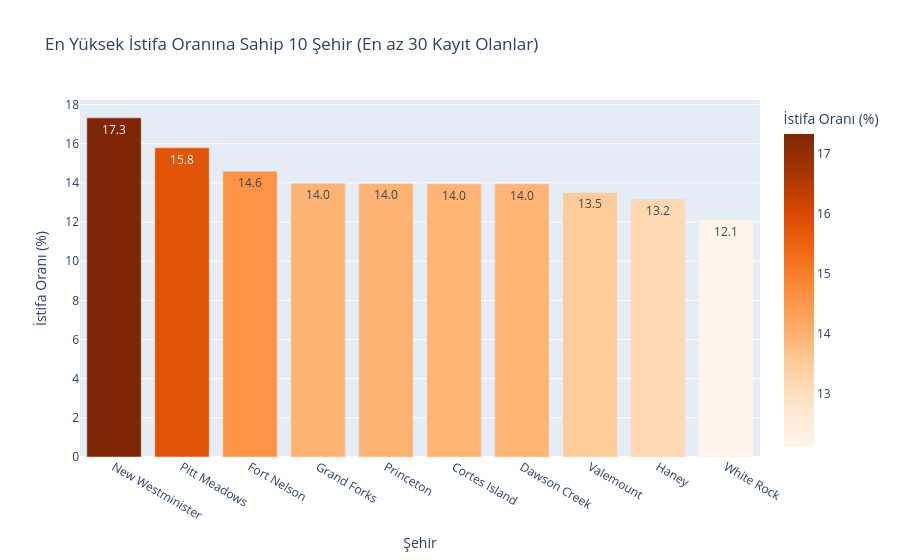
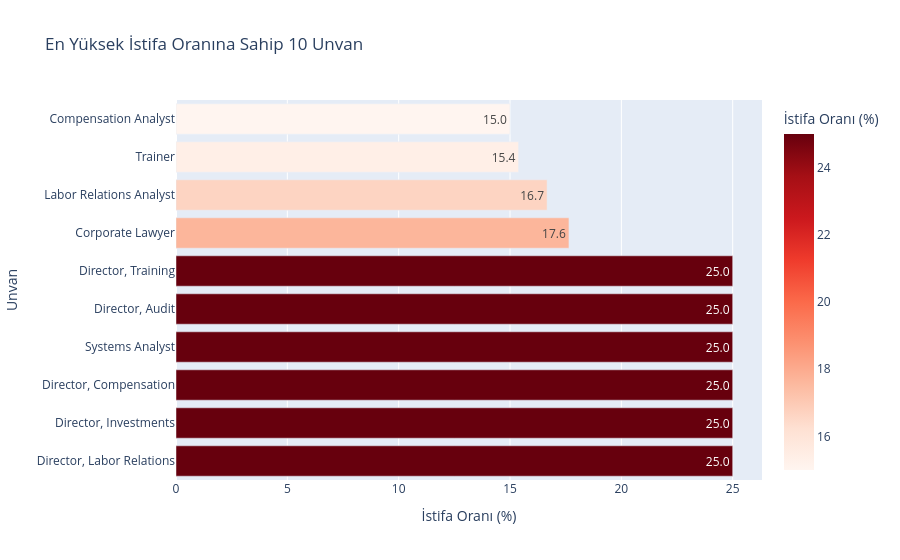

Notebook source saved alongside these figures, in order:
### Markdown cell above
<div style="background-color: #1e293b; border-left: 4px solid #3b82f6; border-radius: 6px; padding: 15px 20px; color: #ffffff; font-family: 'Inter', sans-serif; margin-top: 15px; margin-bottom: 10px;">
    <h3 style="margin: 0; color: #ffffff; font-size: 16px; font-weight: 600; margin-bottom: 8px;">2.1d. Lokasyon ve Pozisyon Bazlı Risk Dağılımı</h3>
    <p style="margin: 0; color: #cbd5e1; font-size: 14px; line-height: 1.5;">İstifa oranlarının hangi şehirler ve hangi iş unvanlarında yoğunlaştığını inceleyelim.</p>
</div>

### Code cell
# En yüksek istifa oranına sahip şehirler
city_churn = df.groupby('city_name')['target'].agg(['count', 'mean'])
city_churn = city_churn[city_churn['count'] >= 30].sort_values('mean', ascending=False).head(10)
city_churn['mean'] = city_churn['mean'] * 100

fig_city = px.bar(
    city_churn, x=city_churn.index, y="mean", text_auto='.1f',
    title="En Yüksek İstifa Oranına Sahip 10 Şehir (En az 30 Kayıt Olanlar)",
    labels={'mean': 'İstifa Oranı (%)', 'city_name': 'Şehir'},
    color="mean", color_continuous_scale="Oranges"
)
fig_city.show()

# En yüksek istifa oranına sahip unvanlar
job_churn = df.groupby('job_title')['target'].agg(['count', 'mean'])
job_churn = job_churn.sort_values('mean', ascending=False).head(10)
job_churn['mean'] = job_churn['mean'] * 100

fig_job = px.bar(
    job_churn, x="mean", y=job_churn.index, orientation='h', text_auto='.1f',
    title="En Yüksek İstifa Oranına Sahip 10 Unvan",
    labels={'mean': 'İstifa Oranı (%)', 'job_title': 'Unvan'},
    color="mean", color_continuous_scale="Reds"
)
fig_job.show()

### Figure 1 — Plotly figure (JSON) as saved in the notebook; plotly's stock layout.template omitted (floating-point values rounded to 4 significant figures)
{"data": [{"hovertemplate": "Şehir=%{x}<br>İstifa Oranı (%)=%{marker.color}<extra></extra>", "legendgroup": "", "marker": {"color": [17.32, 15.79, 14.6, 13.98, 13.97, 13.95, 13.95, 13.51, 13.19, 12.12], "coloraxis": "coloraxis", "pattern": {"shape": ""}}, "name": "", "orientation": "v", "showlegend": false, "textposition": "auto", "texttemplate": "%{y:.1f}", "type": "bar", "x": ["New Westminister", "Pitt Meadows", "Fort Nelson", "Grand Forks", "Princeton", "Cortes Island", "Dawson Creek", "Valemount", "Haney", "White Rock"], "xaxis": "x", "y": [17.32, 15.79, 14.6, 13.98, 13.97, 13.95, 13.95, 13.51, 13.19, 12.12], "yaxis": "y"}], "layout": {"barmode": "relative", "coloraxis": {"colorbar": {"title": {"text": "İstifa Oranı (%)"}}, "colorscale": [[0, "rgb(255,245,235)"], [0.125, "rgb(254,230,206)"], [0.25, "rgb(253,208,162)"], [0.375, "rgb(253,174,107)"], [0.5, "rgb(253,141,60)"], [0.625, "rgb(241,105,19)"], [0.75, "rgb(217,72,1)"], [0.875, "rgb(166,54,3)"], [1, "rgb(127,39,4)"]]}, "legend": {"tracegroupgap": 0}, "title": {"text": "En Yüksek İstifa Oranına Sahip 10 Şehir (En az 30 Kayıt Olanlar)"}, "xaxis": {"anchor": "y", "domain": [0, 1], "title": {"text": "Şehir"}}, "yaxis": {"anchor": "x", "domain": [0, 1], "title": {"text": "İstifa Oranı (%)"}}}}

### Figure 2 — Plotly figure (JSON) as saved in the notebook; plotly's stock layout.template omitted (floating-point values rounded to 4 significant figures)
{"data": [{"hovertemplate": "İstifa Oranı (%)=%{marker.color}<br>Unvan=%{y}<extra></extra>", "legendgroup": "", "marker": {"color": [25.0, 25.0, 25.0, 25.0, 25.0, 25.0, 17.65, 16.67, 15.38, 15.0], "coloraxis": "coloraxis", "pattern": {"shape": ""}}, "name": "", "orientation": "h", "showlegend": false, "textposition": "auto", "texttemplate": "%{x:.1f}", "type": "bar", "x": [25.0, 25.0, 25.0, 25.0, 25.0, 25.0, 17.65, 16.67, 15.38, 15.0], "xaxis": "x", "y": ["Director, Labor Relations", "Director, Investments", "Director, Compensation", "Systems Analyst", "Director, Audit", "Director, Training", "Corporate Lawyer", "Labor Relations Analyst", "Trainer", "Compensation Analyst"], "yaxis": "y"}], "layout": {"barmode": "relative", "coloraxis": {"colorbar": {"title": {"text": "İstifa Oranı (%)"}}, "colorscale": [[0, "rgb(255,245,240)"], [0.125, "rgb(254,224,210)"], [0.25, "rgb(252,187,161)"], [0.375, "rgb(252,146,114)"], [0.5, "rgb(251,106,74)"], [0.625, "rgb(239,59,44)"], [0.75, "rgb(203,24,29)"], [0.875, "rgb(165,15,21)"], [1, "rgb(103,0,13)"]]}, "legend": {"tracegroupgap": 0}, "title": {"text": "En Yüksek İstifa Oranına Sahip 10 Unvan"}, "xaxis": {"anchor": "y", "domain": [0, 1], "title": {"text": "İstifa Oranı (%)"}}, "yaxis": {"anchor": "x", "domain": [0, 1], "title": {"text": "Unvan"}}}}
